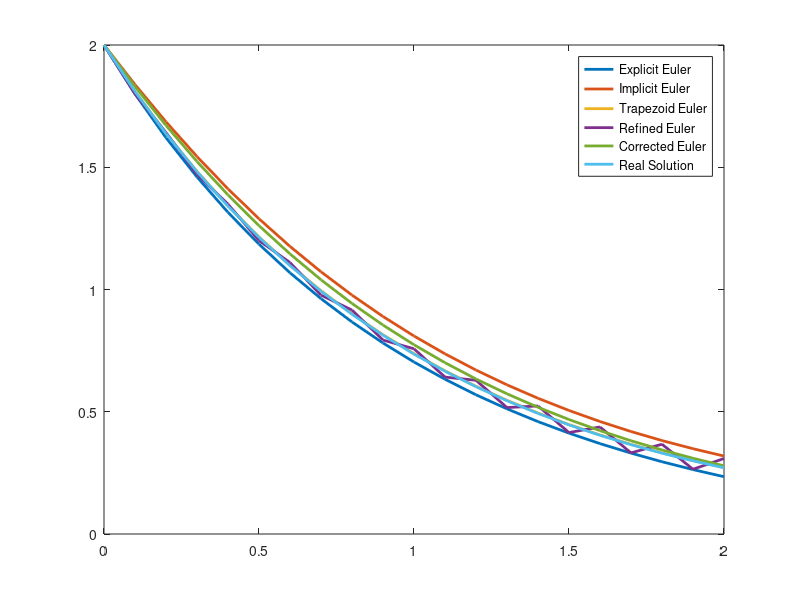
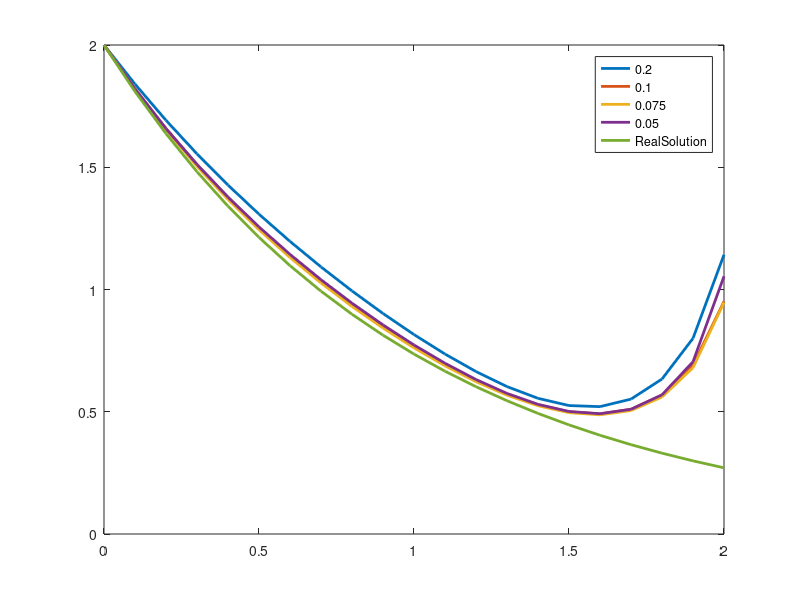

Here is the MATLAB script that generated these plots, in order:
% diff №31: y' + x*y = 0.5*(x-1)*e^x*y^2, y(0) = 2

clear all;
format long;
Dif1 = @(X, Y)(- X*Y + 0.5*(X-1)*e^X*Y^2);
Dif1Init = 2;
dF1dx = @(X,Y)(Y^2*(X/2-1/2)*e^X+Y^2*e^X/2+Y);
dF1dy = @(X, Y)(X+2*Y*(X/2-1/2)*e^X);
dx = 0.1;
C = 0;
points = [0:dx:2];
Dif1Solution = @(X)(2 ./ (C*e.^(X.^2/2) + e.^X));

function res = Yavniy(Func, points, Y)
  Size = size(points)(2);
  dx = points(2) - points(1);
  res(Size) = 0;
  res(1) = Y;
  for I = 2:Size
    res(I) = res(I - 1) + Func(points(I - 1), res(I - 1)) * dx;
  end
end

function res = NeYavniy(Func, points, Y)
  Size = size(points)(2);
  dx = points(2) - points(1);
  res(Size) = 0;
  res(1) = Y;
  for I = 2:Size
    res(I) = res(I - 1) + Func(points(I - 1), res(I - 1)) * dx;
    res(I) = res(I - 1) + Func(points(I - 1), res(I)) * dx;
  end
end

function res = Trepez(Func, points, Y)
  Size = size(points)(2);
  dx = points(2) - points(1);
  res(Size) = 0;
  res(1) = Y;
  for I = 2:Size
    res(I) = res(I - 1) + dx/2*(Func(points(I - 1), res(I - 1)) + Func(points(I), res(I - 1) + Func(points(I - 1), res(I - 1)) * dx));
  end
end

function res = Utoncheniy(Func, points, Y)
  Size = size(points)(2);
  dx = points(2) - points(1);
  res(Size) = 0;
  res(1) = Y;
  res(2) = res(1) + Func(points(1), res(1)) * dx;
  for I = 3:Size
    res(I) = res(I - 2) + 2*(Func(points(I - 1), res(I - 1)))*dx;
  end
end

function res = Ispravleniy(Func, points, Y, dFdx, dFdy)
  Size = size(points)(2);
  dx = points(2) - points(1);
  res(Size) = 0;
  res(1) = Y;
  for I = 2:Size
    X = points(I - 1);
    Y = res(I - 1);
    res(I) = Y + Func(X, Y)*dx + dx*dx/2*(dFdx(X, Y) + dFdy(X, Y)*Func(X, Y));
  end
end

function res = RungeKutta(Func, points, Y, Alpha)
  Size = size(points)(2);
  dx = points(2) - points(1);
  res(Size) = 0;
  res(1) = Y;
  for I = 2:Size
    FirstTerm = (1 - Alpha)*Func(points(I - 1), res(I - 1));
    SecondTerm = Alpha*Func(points(I - 1) + dx/(2*Alpha), points(I - 1) + dx/(2*Alpha)*Func(points(I - 1), res(I - 1)));
    res(I) = res(I - 1) + dx*(FirstTerm + SecondTerm);
  end
end

function res = AdamsOrder2(Func, points, Y)
  Size = size(points)(2);
  dx = points(2) - points(1);
  res(Size) = 0;
  res(1) = Y;
  res(2) = res(1) + Func(points(1), res(1)) * dx;
  for I = 3:Size
    res(I) = res(I-1) + dx*(3/2*Func(points(I-1), res(I-1)) - 1/2*Func(points(I-2), res(I-2)));
  end
end

function res = AdamsOrder3(Func, points, Y)
  Size = size(points)(2);
  dx = points(2) - points(1);
  res(Size) = 0;
  res(1) = Y;
  res(2) = res(1) + Func(points(1), res(1)) * dx;
  res(3) = res(2) + dx*(3/2*Func(points(2), res(2)) - 1/2*Func(points(1), res(1)));
  for I = 4:Size
    res(I) = res(I-1) + dx*(23/12*Func(points(I-1), res(I-1)) - 16/12*Func(points(I-2), res(I-2)) + 5/12*Func(points(I-3), res(I-3)));
  end
end

function res = AdamsOrder4(Func, points, Y)
  Size = size(points)(2);
  dx = points(2) - points(1);
  res(Size) = 0;
  res(1) = Y;
  res(2) = res(1) + Func(points(1), res(1)) * dx;
  res(3) = res(2) + dx*(3/2*Func(points(2), res(2)) - 1/2*Func(points(1), res(1)));
  res(4) = res(3) + dx*(23/12*Func(points(3), res(3)) - 16/12*Func(points(2), res(2)) + 5/12*Func(points(1), res(1)));
  for I = 5:Size
    res(I) = res(I-1) + dx*(55/24*Func(points(I-1), res(I-1)) - 59/24*Func(points(I-2), res(I-2)) + 37/24*Func(points(I-3), res(I-3)) - 9/24*Func(points(I-4), res(I-4)));
  end
end

printf("First eq, Euler\n")
printf("Explicit Euler ");
mean(abs(Dif1Solution(points) - Yavniy(Dif1, points, Dif1Init)))
printf("Implicit Euler ");
mean(abs(Dif1Solution(points) - NeYavniy(Dif1, points, Dif1Init)))
printf("Trapezoid Euler ");
mean(abs(Dif1Solution(points) - Trepez(Dif1, points, Dif1Init)))
printf("Refined Euler ");
mean(abs(Dif1Solution(points) - Utoncheniy(Dif1, points, Dif1Init)))
printf("Corrected Euler ");
mean(abs(Dif1Solution(points) - Ispravleniy(Dif1, points, Dif1Init, dF1dx, dF1dy)))

figure(1);
plot(points, Yavniy(Dif1, points, Dif1Init), "linewidth", 2,
     points, NeYavniy(Dif1, points, Dif1Init), "linewidth", 2,
     points, Trepez(Dif1, points, Dif1Init), "linewidth", 2,
     points, Utoncheniy(Dif1, points, Dif1Init), "linewidth", 2,
     points, Ispravleniy(Dif1, points, Dif1Init, dF1dx, dF1dy), "linewidth", 2,
     points, Dif1Solution(points), "linewidth", 2
     );
legend("Explicit Euler", "Implicit Euler", "Trapezoid Euler", "Refined Euler", "Corrected Euler", "Real Solution");

printf("\n")
printf("First eq, RungeKutta\n")

printf("Alpha = 0.2 ")
mean(abs(Dif1Solution(points) - RungeKutta(Dif1, points, Dif1Init, 0.2)))
printf("Alpha = 0.1 ")
mean(abs(Dif1Solution(points) - RungeKutta(Dif1, points, Dif1Init, 0.1)))
printf("Alpha = 0.075 ")
mean(abs(Dif1Solution(points) - RungeKutta(Dif1, points, Dif1Init, 0.075)))
printf("Alpha = 0.05 ")
mean(abs(Dif1Solution(points) - RungeKutta(Dif1, points, Dif1Init, 0.05)))

figure(2);
plot(points, RungeKutta(Dif1, points, Dif1Init, 0.2), "linewidth", 2,
  points, RungeKutta(Dif1, points, Dif1Init, 0.1), "linewidth", 2,
  points, RungeKutta(Dif1, points, Dif1Init, 0.075), "linewidth", 2,
  points, RungeKutta(Dif1, points, Dif1Init, 0.05), "linewidth", 2,
  points, Dif1Solution(points), "linewidth", 2);
legend("0.2", "0.1", "0.075", "0.05", "RealSolution");

printf("\n");
printf("First eq, Adams-Bashforth\n");
printf("Second order ")
mean(abs(Dif1Solution(points) - AdamsOrder2(Dif1, points, Dif1Init)))
printf("Third order ")
mean(abs(Dif1Solution(points) - AdamsOrder3(Dif1, points, Dif1Init)))
printf("Fourth order ")
mean(abs(Dif1Solution(points) - AdamsOrder4(Dif1, points, Dif1Init)))